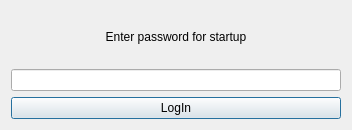
<?xml version="1.0" encoding="UTF-8"?>
<ui version="4.0">
 <class>Dialog</class>
 <widget class="QDialog" name="Dialog">
  <property name="geometry">
   <rect>
    <x>0</x>
    <y>0</y>
    <width>352</width>
    <height>130</height>
   </rect>
  </property>
  <property name="windowTitle">
   <string>Dialog</string>
  </property>
  <layout class="QGridLayout" name="gridLayout">
   <item row="1" column="0">
    <widget class="QLineEdit" name="user_password"/>
   </item>
   <item row="0" column="0">
    <widget class="QLabel" name="label">
     <property name="text">
      <string>Enter password for startup</string>
     </property>
     <property name="alignment">
      <set>Qt::AlignCenter</set>
     </property>
    </widget>
   </item>
   <item row="2" column="0">
    <widget class="QPushButton" name="btn_login">
     <property name="text">
      <string>LogIn</string>
     </property>
    </widget>
   </item>
  </layout>
 </widget>
 <resources/>
 <connections/>
</ui>
